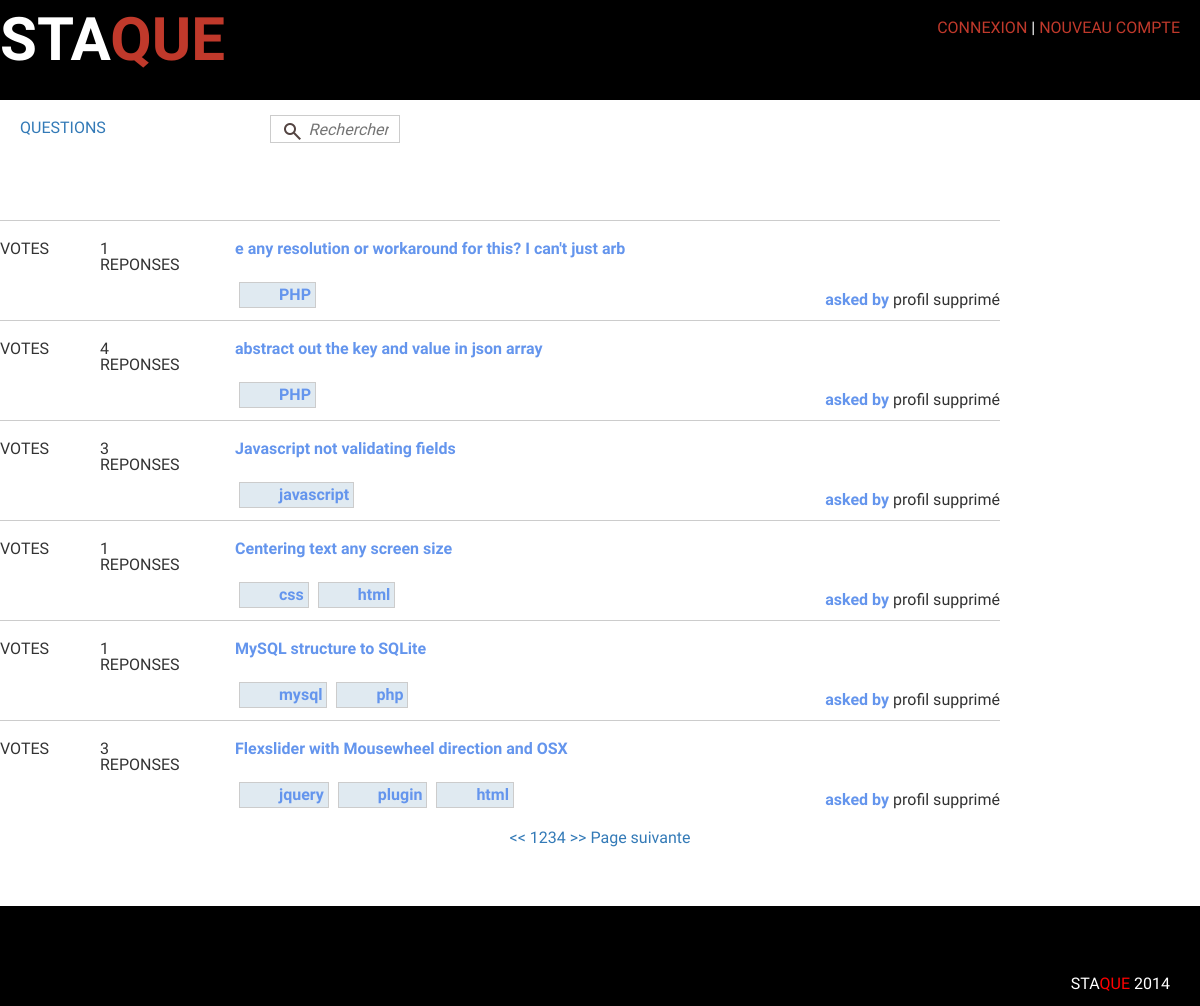
Before: /questions.php with the older database file.
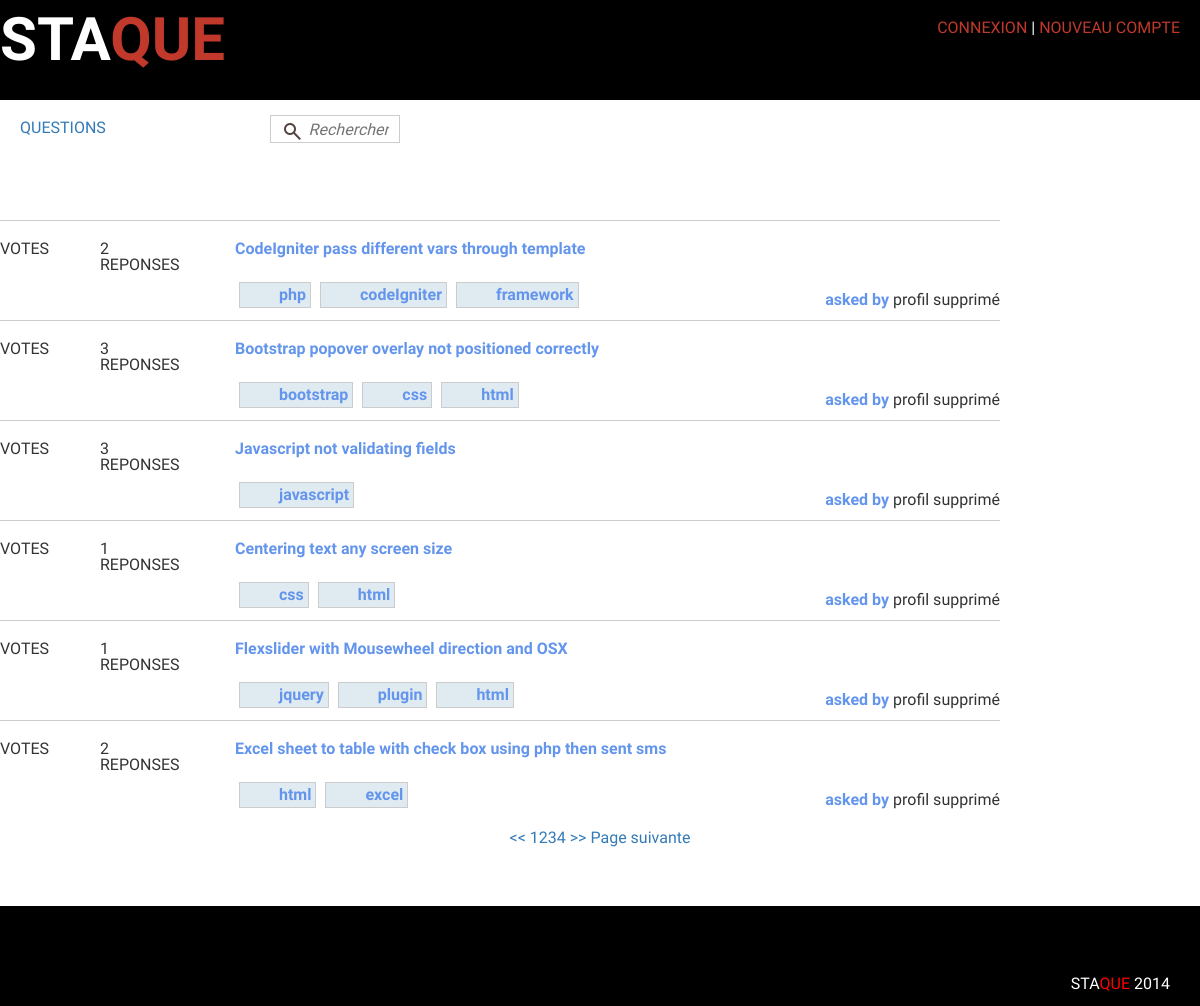
After: the same page with the newer database file.
### tables this page shows
CREATE TABLE IF NOT EXISTS `questions` (
  `id` int(11) NOT NULL AUTO_INCREMENT,
  `title` varchar(150) NOT NULL,
  `contenu` text NOT NULL,
  `id_user` int(11) NOT NULL,
  `keyword1` varchar(255) NOT NULL,
  `keyword2` varchar(255) DEFAULT NULL,
  `keyword3` varchar(255) DEFAULT NULL,
  `keyword4` varchar(255) DEFAULT NULL,
  `keyword5` varchar(255) DEFAULT NULL,
  `dateCreated` datetime NOT NULL,
  `dateModified` datetime NOT NULL,
  PRIMARY KEY (`id`)
);

### questions.php (the view, shortened to what this page needs)
<?php
  include("db.php");
  $numPerPage = 6;
  $page = 1;
  $direction = "ASC";
$sql="SELECT COUNT(answers.id) AS answCount, questions.id AS questId, questions.title, questions.contenu, questions.id_user AS userId,
  questions.keyword1, questions.keyword2, questions.keyword3, questions.keyword4, questions.keyword5,
  users.id AS idUser, users.name, users.avatar, users.email, users.username, users.password, users.job, users.country, users.language, users.externallink
      FROM questions
      LEFT JOIN users on users.id=questions.id_user
      LEFT JOIN answers on questions.id=answers.id_question
          GROUP BY answers.id_question
          ORDER BY questions.dateCreated DESC
          LIMIT :offset, $numPerPage";
    $stmt=$dbh->prepare($sql);
    $stmt->bindValue(":offset", ($page-1)*$numPerPage, PDO::PARAM_INT);
    $stmt->execute();
    $questions=$stmt->fetchAll();
$sql = "SELECT COUNT(*) FROM questions";
    $stmt = $dbh->prepare($sql);
    $stmt->execute();
    $totalNumber = $stmt->fetchColumn();
    $totalPages = ceil($totalNumber / $numPerPage);
?>
<?php include("inc/top.php"); ?>
<main class="mainContentQuestions">
        <?php
          foreach($questions as $question):
          ?>
        <div class="vote">
        <?php echo "VOTES";?>
        </div>
        <div class="answer">
        <?php echo $question['answCount'];?>
        <p>REPONSES</p>
        </div>
        <div class="questions">
          <a href="questionsDetail.php?id=<?php echo $question['questId']; ?>"> <?php echo $question['title']; ?>
          </a>
          <div id="tag">
            <p class="keyword">
              <a href="questionsByKeyword.php?keyword=<?php echo $question['keyword1']; ?>" id="key1" title="Mot-clef 1"><?php echo $question['keyword1']; ?></a>
            </p>
                <?php if(!empty($question['keyword2'])){ ?>
              <p class="keyword">
              <a href="questionsByKeyword.php?keyword=<?php echo $question['keyword2']; ?>" id="key2" title="Mot-clef 2"><?php echo $question['keyword2']; ?>
                </a>
              </p>
              <?php }?>
                <?php if(!empty($question['keyword3'])){ ?>
              <p class="keyword">
                <a href="questionsByKeyword.php?keyword=<?php echo $question['keyword3']; ?>" id="key3" title="Mot-clef 3"><?php echo $question['keyword3']; ?>
                </a>
              </p>
                <?php }?>
            <div id="identification">
              <a>asked by</a>
              <?php
              if (empty ($question['name'])){
                echo "profil supprimé";
              }else
              {
               echo "<a href='profile.php?id=".$question['idUser']."'>".$question['name']."</a>";
                }?>
            </div>
          </div>
        </div>
        <?php endforeach; ?>
<div id="pagination">
                                    <a href="questions.php?dir=<?php echo strtolower($direction); ?>&page=1"><<</a>
                      <?php
                          for($i= ($page-5); $i < ($page+5); $i++){
                            if($i <1 || $i > $totalPages){continue;}
                          echo '<a href="questions.php?dir=' .strtolower($direction) . '&page=' . $i .'">' .$i . '</a>';
                        }
                        ?>
                            <a href="questions.php?dir=<?php echo strtolower($direction); ?>&page=<?php echo $totalPages; ?>">>></a>
                      <?php if($page < $totalPages){ ?>
                            <a href="questions.php?page=<?php echo strtolower($direction); ?>&page=<?php echo $page + 1 ?>">Page suivante</a>
                      <?php } ?>
</div>
</main>
      <?php include("inc/bottom.php"); ?>

Changed rows visible on the page:
removed questions: answCount "1", title "e any resolution or workaround for this? I can't just arb", keyword1 "PHP"
removed questions: answCount "4", title "abstract out the key and value in json array", keyword1 "PHP"
no longer on this page (row unchanged): questions: answCount "1", title "MySQL structure to SQLite", keyword1 "mysql", keyword2 "php"
added questions: answCount "2", title "CodeIgniter pass different vars through template", keyword1 "php", keyword2 "codeIgniter", keyword3 "framework"
added questions: answCount "3", title "Bootstrap popover overlay not positioned correctly", keyword1 "bootstrap", keyword2 "css", keyword3 "html"
computed for questions "Flexslider with Mousewheel direction and OSX": answCount "3" → "1"
now on this page (row unchanged): questions: answCount "2", title "Excel sheet to table with check box using php then sent sms", keyword1 "html", keyword2 "excel"
